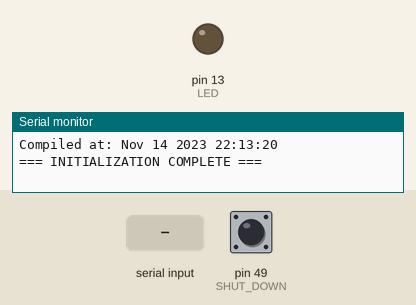
Recording of a sketch running on a simulated Arduino Mega 2560, built with avr-gcc and run on an emulated ATmega2560. Parts: output pins drawn as LEDs (lit = HIGH), the last lines printed to the serial monitor. The test bench sets the inputs (shaded band); at power-on: pin 49 (SHUT_DOWN) HIGH.

Above: at 1.2 s.
1.3 s: "1\n" received over Serial
At 1.6 s:
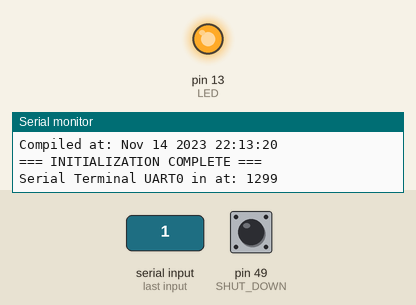
2.8 s: "1\n" received over the second serial link
Timing chart, 0 to 5.8 s (numbered marks = the images above; inputs shaded):
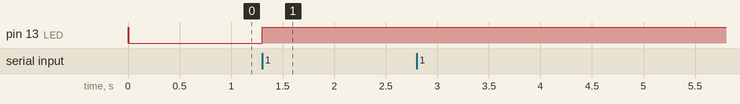

Measured:
- after the input at 1.3 s, pin 13 (LED): LOW → HIGH at once

The sketch:

EventUARTS_Due.ino
```cpp
// EventUARTS-Due
// Inspired by code here: https://arduino-er.blogspot.com/2015/04/arduino-due-muilt-serial-and-serialevent.html
// Type stuff in the Serial Monitor (UART0) and it is forwared to UART1
// All other UART input is forwared out the Serial Monitor (UART0)

#define COMPANY_NAME "pubinv.org "
#define PROG_NAME "UART3Loopback"
#define VERSION ":V0.4"
#define DEVICE_UNDER_TEST "Hardware:_Control_V1.1_Firmware:_"  //A model number
#define LICENSE "GNU Affero General Public License, version 3 "


int LED = 13;
boolean LEDst = true;

#define SHUT_DOWN 49

void setup() {
  pinMode(LED, OUTPUT);
  digitalWrite(LED, HIGH);
  Serial.begin(115200);

  Serial1.begin(4800);
  while (!Serial1);
  Serial2.begin(4800);
  Serial3.begin(9600);

  Serial.println("===================================");
  Serial.print(DEVICE_UNDER_TEST);
  Serial.print(PROG_NAME);
  Serial.println(VERSION);
  Serial.print("Compiled at: ");
  Serial.println(F(__DATE__ " " __TIME__) ); //compile date that is used for a unique identifier

  // Add a unique delimiter after initialization
  Serial.println("=== INITIALIZATION COMPLETE ===");

  pinMode(SHUT_DOWN, INPUT_PULLUP);
  digitalWrite(LED, LOW);

  // Add a flush after reset
  Serial1.flush();
  Serial1.println();
}


void loop() {

  //  while (Serial.available() > 0) {
  //    char a = Serial.read();
  //    Serial1.write(a); // First power supply
  //    Serial2.write(a); // Second power supply
  //    //Serial3.write(a);
  //  }

}

//UART0
void serialEvent() {
  while (Serial.available() > 0) {
    char a = Serial.read();

    if (digitalRead(SHUT_DOWN) == LOW) {
      Serial2.write(a);   //Stack supply 2 on J27
    } else {
      Serial1.write(a);   //Stack supply 1 on J10
    }

    ToggleLED();
    if (a == '\n') {
      Serial.print("Serial Terminal UART0 in at: ");
      Serial.println(millis());
    }
  }
}

//UART1
void serialEvent1() {
  while (Serial1.available() > 0) {
    char a = Serial1.read();
    Serial.write(a);
    ToggleLED();
    if (a == '\n') {
      Serial.print("Serial UART1 in at: ");
      Serial.println(millis());
    }
  }
}

//UART2
void serialEvent2() {
  while (Serial2.available() > 0) {
    char a = Serial2.read();
    Serial.write(a);
    ToggleLED();
    if (a == '\n') {
      Serial.print("Serial2 UART2 in at: ");
      Serial.println(millis());
    }
  }
}

//UART3
void serialEvent3() {
  while (Serial3.available() > 0) {
    char a = Serial3.read();
    Serial.write(a);
    ToggleLED();
    if (a == '\n') {
      Serial.print("Serial UART3 in at: ");
      Serial.println(millis());
    }
  }
}

void ToggleLED() {
  digitalWrite(LED, LEDst = !LEDst);
}
```
